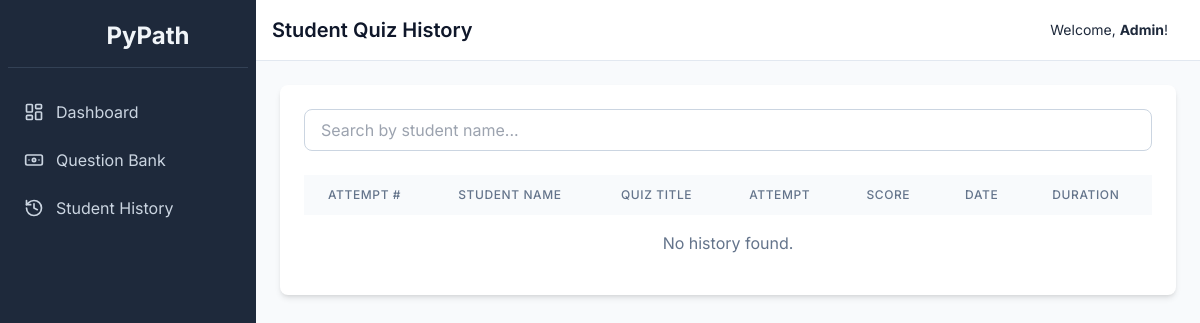
Page /admin/history (signed in) on the earlier database version.
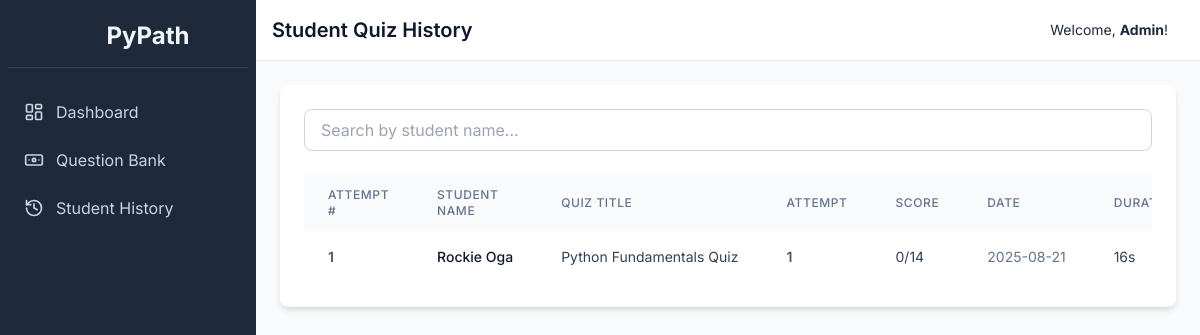
Same page on the later database version.
### tables this page shows
CREATE TABLE results (
    id INTEGER PRIMARY KEY AUTOINCREMENT,
    user_id INTEGER NOT NULL,
    set_id INTEGER NOT NULL,
    score INTEGER NOT NULL,
    total_questions INTEGER NOT NULL,
    time_start DATETIME NOT NULL,
    timestamp DATETIME DEFAULT CURRENT_TIMESTAMP,
    FOREIGN KEY (user_id) REFERENCES users (id),
    FOREIGN KEY (set_id) REFERENCES question_sets (id)
);

CREATE TABLE users (
    id INTEGER PRIMARY KEY AUTOINCREMENT,
    username TEXT NOT NULL UNIQUE,
    password TEXT NOT NULL,
    student_code TEXT NOT NULL UNIQUE,
    first_name TEXT NOT NULL,
    last_name TEXT NOT NULL,
    middle_name TEXT,
    profile_image TEXT, -- Base64 image data
    is_admin INTEGER NOT NULL DEFAULT 0,
    level INTEGER NOT NULL DEFAULT 1,
    xp INTEGER NOT NULL DEFAULT 0
);

CREATE TABLE question_sets (
    id INTEGER PRIMARY KEY AUTOINCREMENT,
    title TEXT NOT NULL,
    description TEXT
);

### app.py (the view)
@app.route('/admin/history')
def student_history():
    if not is_admin(): return redirect(url_for('login'))
    conn = get_db_connection()
    search_query = request.args.get('search', '')
    base_query = '''
        SELECT
            u.username, u.student_code, u.first_name, u.last_name,
            qs.title, r.score, r.total_questions, r.time_start, r.timestamp as time_end,
            r.id as result_id,
            ROW_NUMBER() OVER(PARTITION BY r.user_id, r.set_id ORDER BY r.timestamp) as attempt_number
        FROM results r
        JOIN users u ON u.id = r.user_id
        JOIN question_sets qs ON qs.id = r.set_id
        WHERE u.is_admin = 0
    '''
    params = []
    if search_query:
        base_query += ' AND (u.username LIKE ? OR u.first_name LIKE ? OR u.last_name LIKE ?)'
        params.extend([f'%{search_query}%', f'%{search_query}%', f'%{search_query}%'])
    base_query += ' ORDER BY r.timestamp DESC'
    history_raw = conn.execute(base_query, params).fetchall()
    history = []
    for row in history_raw:
        row_dict = dict(row)
        start_time = datetime.fromisoformat(row['time_start']) if isinstance(row['time_start'], str) else row['time_start']
        end_time = datetime.fromisoformat(row['time_end']) if isinstance(row['time_end'], str) else row['time_end']
        row_dict['duration'] = format_duration(start_time, end_time)
        row_dict['time_start_formatted'] = start_time.strftime('%I:%M:%S %p') if start_time else "N/A"
        row_dict['time_end_formatted'] = end_time.strftime('%I:%M:%S %p') if end_time else "N/A"
        row_dict['date_formatted'] = end_time.strftime('%Y-%m-%d') if end_time else "N/A"
        history.append(row_dict)
    conn.close()
    return render_template('admin/history.html', history=history, search_query=search_query)

### app.py (called while the page is built)
def get_db_connection():
    conn = sqlite3.connect('pypath.db', check_same_thread=False, detect_types=sqlite3.PARSE_DECLTYPES | sqlite3.PARSE_COLNAMES)
    conn.row_factory = sqlite3.Row
    return conn

def is_admin():
    return session.get('is_admin', False)

def format_duration(start_time, end_time):
    if not isinstance(start_time, datetime) or not isinstance(end_time, datetime):
        return "N/A"
    duration = end_time - start_time
    total_seconds = int(duration.total_seconds())
    hours, remainder = divmod(total_seconds, 3600)
    minutes, seconds = divmod(remainder, 60)
    if hours > 0: return f"{hours}h {minutes}m {seconds}s"
    if minutes > 0: return f"{minutes}m {seconds}s"
    return f"{seconds}s"

### templates/admin/history.html (shortened to what this page needs)
{% extends "layout.html" %}
{% block header %}Student Quiz History{% endblock %}
{% block content %}
<div class="bg-white p-6 rounded-lg shadow-md">
    <form method="GET" action="{{ url_for('student_history') }}" class="mb-6">
        <div class="flex">
            <input type="text" name="search" placeholder="Search by student name..." value="{{ search_query or '' }}" class="w-full px-4 py-2 border border-slate-300 rounded-lg focus:ring-sky-500 focus:border-sky-500">
        </div>
    </form>
    <div class="overflow-x-auto">
        <table class="min-w-full bg-white">
            <thead class="bg-slate-50">
                <tr>
                    <th class="px-6 py-3 text-left text-xs font-medium text-slate-500 uppercase tracking-wider">Attempt #</th>
                    <th class="px-6 py-3 text-left text-xs font-medium text-slate-500 uppercase tracking-wider">Student Name</th>
                    <th class="px-6 py-3 text-left text-xs font-medium text-slate-500 uppercase tracking-wider">Quiz Title</th>
                    <th class="px-6 py-3 text-left text-xs font-medium text-slate-500 uppercase tracking-wider">Attempt</th>
                    <th class="px-6 py-3 text-left text-xs font-medium text-slate-500 uppercase tracking-wider">Score</th>
                    <th class="px-6 py-3 text-left text-xs font-medium text-slate-500 uppercase tracking-wider">Date</th>
                    <th class="px-6 py-3 text-left text-xs font-medium text-slate-500 uppercase tracking-wider">Duration</th>
                </tr>
            </thead>
            <tbody class="divide-y divide-slate-200">
                {% for row in history %}
                <tr>
                    <td class="px-6 py-4 whitespace-nowrap text-sm font-semibold text-slate-600">{{ loop.index }}</td>
                    <td class="px-6 py-4 whitespace-nowrap text-sm font-medium text-slate-900">{{ row.first_name }} {{ row.last_name }}</td>
                    <td class="px-6 py-4 whitespace-nowrap text-sm text-slate-700">{{ row.title }}</td>
                    <td class="px-6 py-4 whitespace-nowrap text-sm font-semibold text-slate-600">{{ row.attempt_number }}</td>
                    <td class="px-6 py-4 whitespace-nowrap text-sm text-slate-700">{{ row.score }}/{{ row.total_questions }}</td>
                    <td class="px-6 py-4 whitespace-nowrap text-sm text-slate-500">{{ row.date_formatted }}</td>
                    <td class="px-6 py-4 whitespace-nowrap text-sm text-slate-700">{{ row.duration }}</td>
                </tr>
                {% else %}
                <tr>
                    <td colspan="7" class="px-6 py-4 text-center text-slate-500">No history found.</td>
                </tr>
                {% endfor %}
            </tbody>
        </table>
    </div>
</div>
{% endblock %}

Differences in the rows shown:
added results: first_name "Rockie", last_name "Oga", title "Python Fundamentals Quiz", attempt_number "1", score "0", total_questions "14", date_formatted "2025-08-21", duration "16s"
Other differences:
text no longer shown: "No history found."
